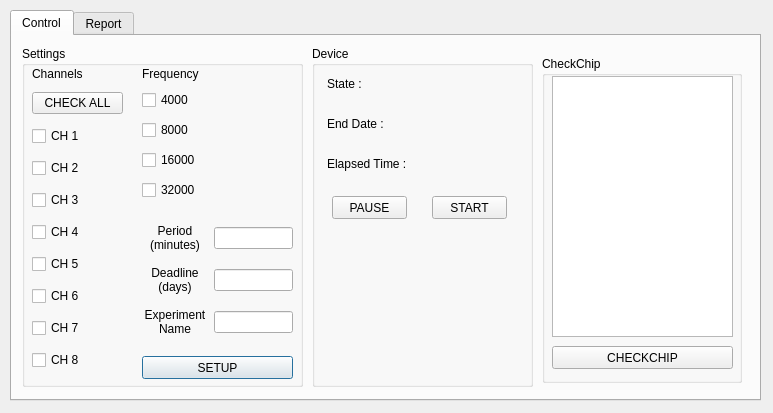
<?xml version="1.0" encoding="UTF-8"?>
<ui version="4.0">
 <class>Dialog</class>
 <widget class="QDialog" name="Dialog">
  <property name="geometry">
   <rect>
    <x>0</x>
    <y>0</y>
    <width>773</width>
    <height>413</height>
   </rect>
  </property>
  <property name="windowTitle">
   <string>Dialog</string>
  </property>
  <widget class="QTabWidget" name="tabWidget">
   <property name="geometry">
    <rect>
     <x>10</x>
     <y>10</y>
     <width>751</width>
     <height>391</height>
    </rect>
   </property>
   <property name="baseSize">
    <size>
     <width>0</width>
     <height>0</height>
    </size>
   </property>
   <property name="currentIndex">
    <number>0</number>
   </property>
   <widget class="QWidget" name="tab_control">
    <attribute name="title">
     <string>Control</string>
    </attribute>
    <widget class="QGroupBox" name="group_setting">
     <property name="geometry">
      <rect>
       <x>10</x>
       <y>10</y>
       <width>281</width>
       <height>341</height>
      </rect>
     </property>
     <property name="font">
      <font>
       <weight>50</weight>
       <bold>false</bold>
      </font>
     </property>
     <property name="title">
      <string>Settings</string>
     </property>
     <widget class="QLabel" name="label">
      <property name="geometry">
       <rect>
        <x>10</x>
        <y>20</y>
        <width>89</width>
        <height>16</height>
       </rect>
      </property>
      <property name="font">
       <font>
        <weight>50</weight>
        <bold>false</bold>
        <underline>false</underline>
       </font>
      </property>
      <property name="text">
       <string>Channels</string>
      </property>
      <property name="alignment">
       <set>Qt::AlignLeading|Qt::AlignLeft|Qt::AlignVCenter</set>
      </property>
      <property name="wordWrap">
       <bool>false</bool>
      </property>
     </widget>
     <widget class="QLabel" name="label_2">
      <property name="geometry">
       <rect>
        <x>120</x>
        <y>20</y>
        <width>81</width>
        <height>16</height>
       </rect>
      </property>
      <property name="font">
       <font>
        <weight>50</weight>
        <bold>false</bold>
       </font>
      </property>
      <property name="text">
       <string>Frequency</string>
      </property>
      <property name="alignment">
       <set>Qt::AlignLeading|Qt::AlignLeft|Qt::AlignVCenter</set>
      </property>
     </widget>
     <widget class="QPushButton" name="button_setup">
      <property name="geometry">
       <rect>
        <x>120</x>
        <y>310</y>
        <width>151</width>
        <height>23</height>
       </rect>
      </property>
      <property name="text">
       <string>SETUP</string>
      </property>
     </widget>
     <widget class="QWidget" name="">
      <property name="geometry">
       <rect>
        <x>10</x>
        <y>40</y>
        <width>91</width>
        <height>291</height>
       </rect>
      </property>
      <layout class="QVBoxLayout" name="verticalLayout">
       <item>
        <widget class="QPushButton" name="button_checkAll">
         <property name="text">
          <string>CHECK ALL</string>
         </property>
        </widget>
       </item>
       <item>
        <widget class="QCheckBox" name="chkbox_ch1">
         <property name="text">
          <string>CH 1</string>
         </property>
        </widget>
       </item>
       <item>
        <widget class="QCheckBox" name="chkbox_ch2">
         <property name="text">
          <string>CH 2</string>
         </property>
        </widget>
       </item>
       <item>
        <widget class="QCheckBox" name="chkbox_ch3">
         <property name="text">
          <string>CH 3</string>
         </property>
        </widget>
       </item>
       <item>
        <widget class="QCheckBox" name="chkbox_ch4">
         <property name="text">
          <string>CH 4</string>
         </property>
        </widget>
       </item>
       <item>
        <widget class="QCheckBox" name="chkbox_ch5">
         <property name="text">
          <string>CH 5</string>
         </property>
        </widget>
       </item>
       <item>
        <widget class="QCheckBox" name="chkbox_ch6">
         <property name="text">
          <string>CH 6</string>
         </property>
        </widget>
       </item>
       <item>
        <widget class="QCheckBox" name="chkbox_ch7">
         <property name="text">
          <string>CH 7</string>
         </property>
        </widget>
       </item>
       <item>
        <widget class="QCheckBox" name="chkbox_ch8">
         <property name="text">
          <string>CH 8</string>
         </property>
        </widget>
       </item>
      </layout>
     </widget>
     <widget class="QWidget" name="">
      <property name="geometry">
       <rect>
        <x>120</x>
        <y>40</y>
        <width>83</width>
        <height>121</height>
       </rect>
      </property>
      <layout class="QVBoxLayout" name="verticalLayout_2">
       <item>
        <widget class="QCheckBox" name="chkbox_freq4">
         <property name="text">
          <string>4000</string>
         </property>
        </widget>
       </item>
       <item>
        <widget class="QCheckBox" name="chkbox_freq8">
         <property name="text">
          <string>8000</string>
         </property>
        </widget>
       </item>
       <item>
        <widget class="QCheckBox" name="chkbox_freq16">
         <property name="text">
          <string>16000</string>
         </property>
        </widget>
       </item>
       <item>
        <widget class="QCheckBox" name="chkbox_freq32">
         <property name="text">
          <string>32000</string>
         </property>
        </widget>
       </item>
      </layout>
     </widget>
     <widget class="QWidget" name="">
      <property name="geometry">
       <rect>
        <x>120</x>
        <y>170</y>
        <width>151</width>
        <height>131</height>
       </rect>
      </property>
      <layout class="QGridLayout" name="gridLayout">
       <item row="0" column="0">
        <widget class="QLabel" name="label_3">
         <property name="font">
          <font>
           <weight>50</weight>
           <bold>false</bold>
          </font>
         </property>
         <property name="text">
          <string>Period (minutes)</string>
         </property>
         <property name="alignment">
          <set>Qt::AlignCenter</set>
         </property>
         <property name="wordWrap">
          <bool>true</bool>
         </property>
        </widget>
       </item>
       <item row="0" column="1">
        <widget class="QLineEdit" name="edit_period"/>
       </item>
       <item row="1" column="0">
        <widget class="QLabel" name="label_4">
         <property name="font">
          <font>
           <weight>50</weight>
           <bold>false</bold>
          </font>
         </property>
         <property name="text">
          <string>Deadline (days)</string>
         </property>
         <property name="alignment">
          <set>Qt::AlignCenter</set>
         </property>
         <property name="wordWrap">
          <bool>true</bool>
         </property>
        </widget>
       </item>
       <item row="1" column="1">
        <widget class="QLineEdit" name="edit_deadline"/>
       </item>
       <item row="2" column="0">
        <widget class="QLabel" name="label_5">
         <property name="font">
          <font>
           <weight>50</weight>
           <bold>false</bold>
          </font>
         </property>
         <property name="text">
          <string>Experiment Name</string>
         </property>
         <property name="textFormat">
          <enum>Qt::RichText</enum>
         </property>
         <property name="alignment">
          <set>Qt::AlignCenter</set>
         </property>
         <property name="wordWrap">
          <bool>true</bool>
         </property>
        </widget>
       </item>
       <item row="2" column="1">
        <widget class="QLineEdit" name="edit_name"/>
       </item>
      </layout>
     </widget>
    </widget>
    <widget class="QGroupBox" name="group_checkchip">
     <property name="geometry">
      <rect>
       <x>530</x>
       <y>20</y>
       <width>200</width>
       <height>327</height>
      </rect>
     </property>
     <property name="font">
      <font>
       <weight>50</weight>
       <bold>false</bold>
      </font>
     </property>
     <property name="title">
      <string>CheckChip</string>
     </property>
     <widget class="QTableWidget" name="tableWidget">
      <property name="geometry">
       <rect>
        <x>10</x>
        <y>20</y>
        <width>181</width>
        <height>261</height>
       </rect>
      </property>
     </widget>
     <widget class="QPushButton" name="button_checkchip">
      <property name="geometry">
       <rect>
        <x>10</x>
        <y>290</y>
        <width>181</width>
        <height>23</height>
       </rect>
      </property>
      <property name="text">
       <string>CHECKCHIP</string>
      </property>
     </widget>
    </widget>
    <widget class="QGroupBox" name="group_device">
     <property name="geometry">
      <rect>
       <x>300</x>
       <y>10</y>
       <width>221</width>
       <height>341</height>
      </rect>
     </property>
     <property name="font">
      <font>
       <weight>50</weight>
       <bold>false</bold>
      </font>
     </property>
     <property name="title">
      <string>Device</string>
     </property>
     <widget class="QLabel" name="label_6">
      <property name="geometry">
       <rect>
        <x>15</x>
        <y>30</y>
        <width>71</width>
        <height>16</height>
       </rect>
      </property>
      <property name="text">
       <string>State :</string>
      </property>
     </widget>
     <widget class="QLabel" name="label_7">
      <property name="geometry">
       <rect>
        <x>15</x>
        <y>70</y>
        <width>71</width>
        <height>16</height>
       </rect>
      </property>
      <property name="text">
       <string>End Date :</string>
      </property>
     </widget>
     <widget class="QLabel" name="label_8">
      <property name="geometry">
       <rect>
        <x>15</x>
        <y>110</y>
        <width>91</width>
        <height>16</height>
       </rect>
      </property>
      <property name="text">
       <string>Elapsed Time :</string>
      </property>
     </widget>
     <widget class="QLabel" name="label_9">
      <property name="geometry">
       <rect>
        <x>120</x>
        <y>110</y>
        <width>71</width>
        <height>16</height>
       </rect>
      </property>
      <property name="text">
       <string/>
      </property>
     </widget>
     <widget class="QLabel" name="label_10">
      <property name="geometry">
       <rect>
        <x>120</x>
        <y>70</y>
        <width>71</width>
        <height>16</height>
       </rect>
      </property>
      <property name="text">
       <string/>
      </property>
     </widget>
     <widget class="QLabel" name="label_11">
      <property name="geometry">
       <rect>
        <x>120</x>
        <y>30</y>
        <width>71</width>
        <height>16</height>
       </rect>
      </property>
      <property name="text">
       <string/>
      </property>
     </widget>
     <widget class="QPushButton" name="button_pause">
      <property name="geometry">
       <rect>
        <x>20</x>
        <y>150</y>
        <width>75</width>
        <height>23</height>
       </rect>
      </property>
      <property name="text">
       <string>PAUSE</string>
      </property>
     </widget>
     <widget class="QPushButton" name="button_start">
      <property name="geometry">
       <rect>
        <x>120</x>
        <y>150</y>
        <width>75</width>
        <height>23</height>
       </rect>
      </property>
      <property name="text">
       <string>START</string>
      </property>
     </widget>
    </widget>
   </widget>
   <widget class="QWidget" name="tab_report">
    <attribute name="title">
     <string>Report</string>
    </attribute>
   </widget>
  </widget>
 </widget>
 <resources/>
 <connections/>
</ui>
